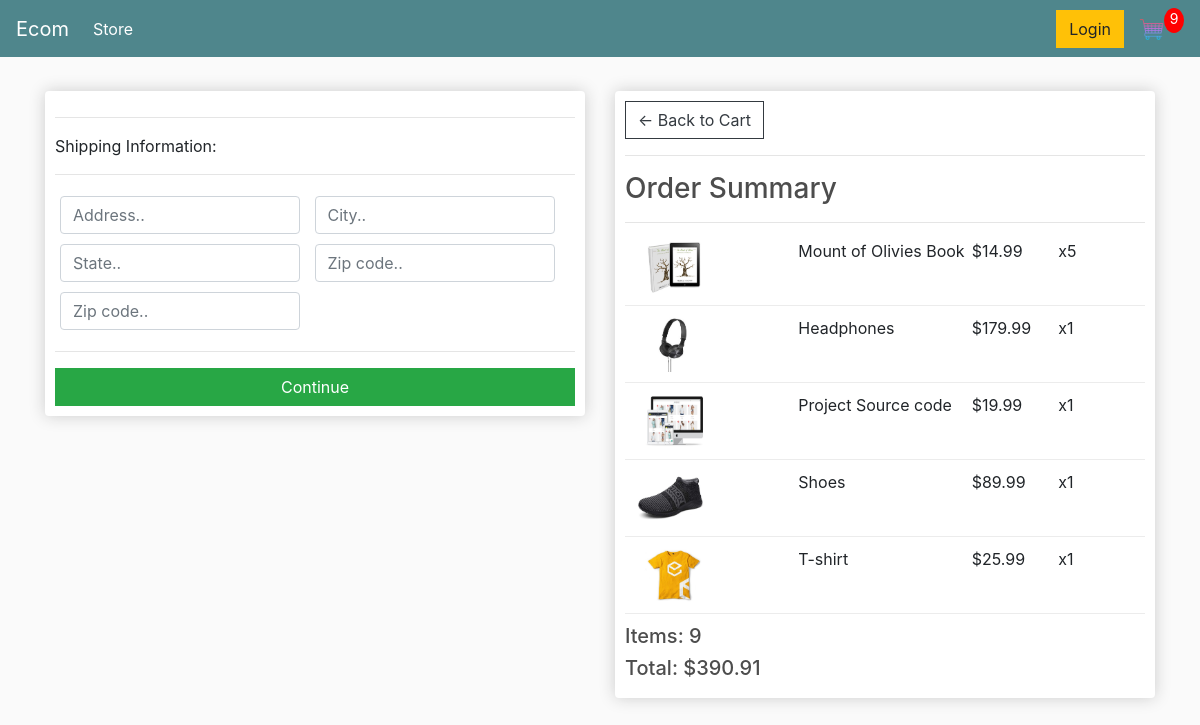
Screenshot of /checkout/ (signed in) with the database file from the repository.
### store/models.py (models this page shows, shortened)
class OrderItem(models.Model):
    product = models.ForeignKey(Product, blank=True, null=True, on_delete=models.SET_NULL)
    order = models.ForeignKey(Order, blank=True, null=True, on_delete=models.SET_NULL)
    quantity = models.IntegerField(default=0, blank=True, null=True)
    date_added = models.DateTimeField(auto_now_add=True)
    @property
    def get_total(self):
        total = self.product.price * self.quantity
        return total

class Product(models.Model):
    name = models.CharField(max_length=200, null=True)
    price = models.FloatField()
    digital = models.BooleanField(default=False, null=True, blank=False)
    image = models.ImageField(blank=True,null=True)
    @property
    def imageUrl(self):
        try:
            url = self.image.url
        except:
            url = ''
        return url

class Order(models.Model):
    customer = models.ForeignKey(Customer, blank = True, null=True, on_delete=models.SET_NULL)
    date_order  = models.DateTimeField(auto_now_add=True)
    complete = models.BooleanField(default=False, null=True, blank=False)
    transaction_id = models.CharField(max_length=200, null=True)
    @property
    def shipping(self):
        shipping = False
        orderitems = self.orderitem_set.all()
        for i in orderitems:
            if i.product.digital == False:
                shipping = True
        return shipping
    @property
    def get_cart_total(self):
        orderitems = self.orderitem_set.all()
        total = sum([item.get_total for item in orderitems])
        return total
    @property
    def get_cart_items(self):
        orderitems = self.orderitem_set.all()
        total = sum([item.quantity for item in orderitems])
        return total

### store/views.py (the view)
# urls.py: path('checkout/', views.checkout, name = 'checkout'),
def checkout(request):
    if request.user.is_authenticated:
        customer = request.user.customer
        order, created = Order.objects.get_or_create(customer=customer, complete=False)
        items = order.orderitem_set.all()
        cartItems = order.get_cart_items
    else:
        items = []
        order = {'get_cart_items': 0, 'get_cart_total': 0}
        cartItems = order['get_cart_items']
    context = {'items': items, 'order': order, 'cartItems':cartItems,'shipping': False}
    return render(request, 'store/checkout.html',context)

### store/templates/store/checkout.html (shortened to what this page needs)
{% extends 'store/main.html'%}
{% load static %}
    {% block content %}
        <div class="row">
		<div class="col-lg-6">
			<div class="box-element" id="form-wrapper">
				<form id="form">
					<div id="shipping-info">
						<hr>
						<p>Shipping Information:</p>
						<hr>
						<div class="form-field">
							<input class="form-control" type="text" name="address" placeholder="Address..">
						</div>
						<div class="form-field">
							<input class="form-control" type="text" name="city" placeholder="City..">
						</div>
						<div class="form-field">
							<input class="form-control" type="text" name="state" placeholder="State..">
						</div>
						<div class="form-field">
							<input class="form-control" type="text" name="zipcode" placeholder="Zip code..">
						</div>
						<div class="form-field">
							<input class="form-control" type="text" name="country" placeholder="Zip code..">
						</div>
					</div>
					<hr>
					<input id="form-button" class="btn btn-success btn-block" type="submit" value="Continue">
				</form>
			</div>
			<br>
		</div>
		<div class="col-lg-6">
			<div class="box-element">
				<a  class="btn btn-outline-dark" href="{% url 'cart' %}">&#x2190; Back to Cart</a>
				<hr>
				<h3>Order Summary</h3>
				<hr>
				{% for item in items %}
				<div class="cart-row">
					<div style="flex:2"><img class="row-image" src="{{item.product.imageUrl}}"></div>
					<div style="flex:2"><p>{{item.product.name}}</p></div>
					<div style="flex:1"><p>${{item.product.price|floatformat:2}}</p></div>
					<div style="flex:1"><p>x{{item.quantity}}</p></div>
				</div>
				{% endfor %}
				<h5>Items:   {{order.get_cart_items}}</h5>
				<h5>Total:   ${{order.get_cart_total|floatformat:2}}</h5>
			</div>
		</div>
	</div>
    {% endblock%}

### static/css/main.css (style rules this page uses)
body { background-color: hsl(0, 0%, 98%); }
h1,h2,h3,h4,h5,h6 { color:hsl(0, 0%, 30%); }
.box-element { box-shadow:hsl(0, 0%, 80%) 0 0 16px; background-color: #fff; border-radius: 4px; padding: 10px; }
.col-lg-4, .col-lg-6, .col-lg-8, .col-lg-12 { margin-top: 10px; }
.btn { border-radius: 0; }
.row-image { width: 100px; }
.form-field { width:250px; display: inline-block; padding: 5px; }
.cart-row { display: flex; align-items: flex-stretch; padding-bottom: 10px; margin-bottom: 10px; border-bottom: 1px solid #ececec; }

### rows the page displays
OrderItem: product.imageUrl (picture), product.name "Mount of Olivies Book", product.price "14.99", quantity "5"
OrderItem: product.imageUrl (picture), product.name "Headphones", product.price "179.99", quantity "1"
OrderItem: product.imageUrl (picture), product.name "Project Source code", product.price "19.99", quantity "1"
OrderItem: product.imageUrl (picture), product.name "Shoes", product.price "89.99", quantity "1"
OrderItem: product.imageUrl (picture), product.name "T-shirt", product.price "25.99", quantity "1"
Order: get_cart_items "9", get_cart_total "390.91"

### other values shown
{{ cartItems }} "9"
